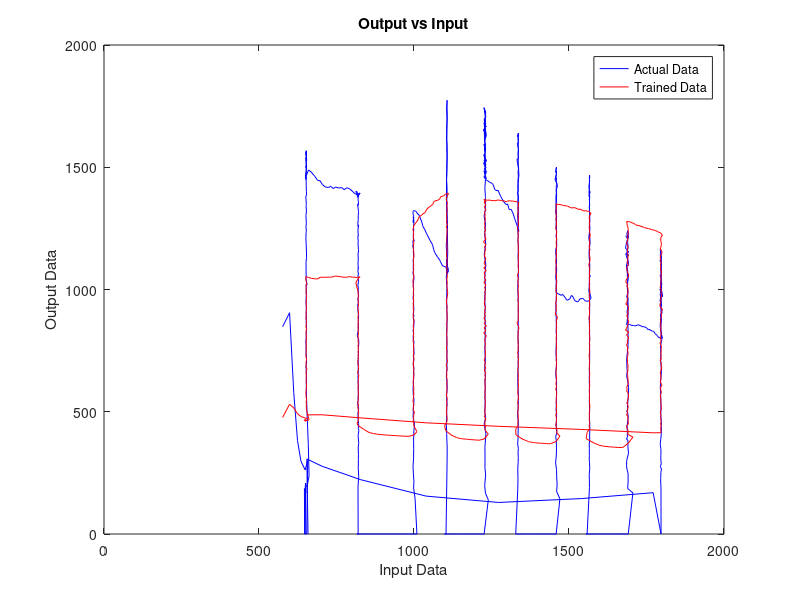

Write MATLAB code to recreate this figure.
clear all;
clc;
%% Taking Inputs
load('Input_data.mat');
load('Output_data.mat');
SCmin = -0.5;
SCmax = 0.5;
[n nI] = size(Input_data);
[m nO] = size(Output_data);
Smax = max([Input_data Output_data]);
Smin = min([Input_data Output_data]);
Scale_Fac = (SCmax - SCmin)./(Smax - Smin) ;
%% Activation Functions
f = @(A) tanh(A) ;
g = @(B) sech(B).*sech(B) ;    %Derivative of f (Activation Function)
%% Scaling the Inputs 
for i = 1:nI
    Input(:,i) = SCmin + (Input_data(:,i) - Smin(i))*Scale_Fac(i);
end

for i = 1:nO
    Output(:,i) = SCmin + (Output_data(:,i) - Smin(i+nI))*Scale_Fac(i+nI);
end
%% Training the weights 
Mu = 0.1;          %Learning Rate
W1 = SCmin + (SCmax - SCmin)*rand(3,2);
W2 = SCmin + (SCmax - SCmin)*rand(2,3);
z = Output;
for j = 1:100
    for i = 1:n
        u0 = Input(i,:)';
%         z = Output(i,:)';
        y1 = W1*u0;
        u1 = f(y1);
        y2 = W2*u1;
        u2 = f(y2);

        e2b = g(y2).*(z(i,:)' - u2);
        e1b = g(y1).*(W2'*e2b);

        W1 = W1 + Mu*e1b*u0';
        W2 = W2 + Mu*e2b*u1';
    end

    error = 0;

    for i = 1:n     
        
        Temp = f(W1*Input(i,:)');
        Output(i,:) = f(W2*Temp)';

        error = error + max(abs(z(i,:)' - Output(i,:)'));
    end
     if(error<0.1)
         break;
     end
end
%% Descaling the Output
for i = 1:nO 
    DSOutput(:,i) = Smin(i+nI) + (Output(:,i)-SCmin)/Scale_Fac(i+nI);
end
%% Plots
plot(Input_data(:,2),Output_data(:,2),'b')
hold on 
plot(Input_data(:,2),DSOutput(:,2),'r')
title('Output vs Input')
xlabel('Input Data')
ylabel('Output Data')
legend('Actual Data','Trained Data')